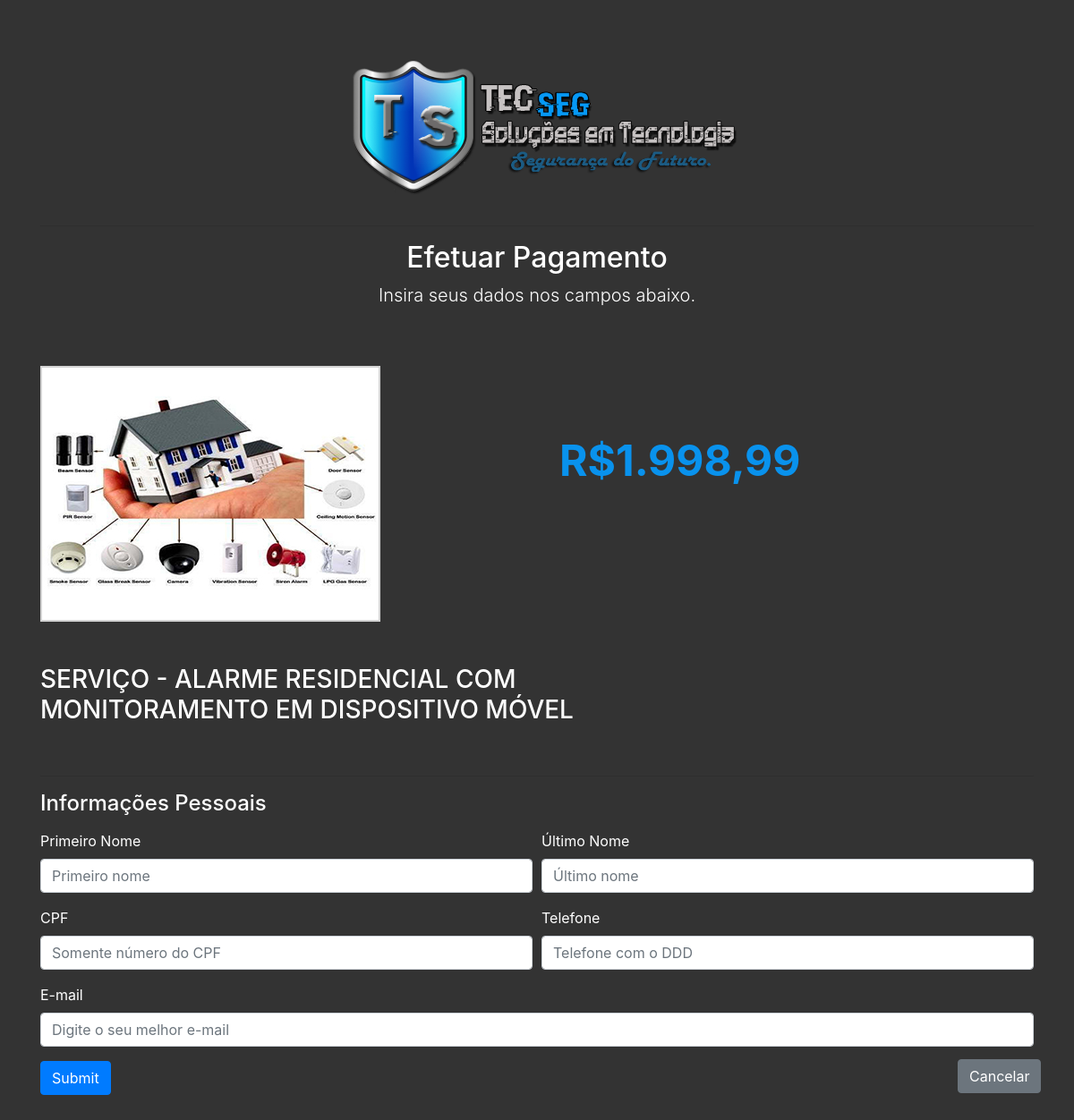
Page /checkout-form2.php?codigo=8 on the committed database.
### tables this page shows
CREATE TABLE IF NOT EXISTS `servico` (
  `codigo` int(11) NOT NULL AUTO_INCREMENT,
  `nome` varchar(90) DEFAULT NULL,
  `precodesc` varchar(10) DEFAULT NULL,
  `precovenda` double DEFAULT NULL,
  `info` text,
  `imagem` varchar(250) DEFAULT NULL,
  `imgprincipal` varchar(250) DEFAULT NULL,
  `imgpqn1` varchar(250) DEFAULT NULL,
  `imgpqn2` varchar(250) DEFAULT NULL,
  `imgpqn` varchar(250) DEFAULT NULL,
  `descricao` text,
  `nometec` varchar(200) DEFAULT NULL,
  PRIMARY KEY (`codigo`)
);

### checkout-form2.php (the view, shortened to what this page needs)
<?php
$codigo = filter_input(INPUT_GET, "codigo", FILTER_SANITIZE_NUMBER_INT);
include_once 'conexao2.php';
?>
<!DOCTYPE html>
<html lang="pt-br">
    <head>
        <link rel="stylesheet" href="https://cdn.jsdelivr.net/npm/bootstrap@4.6.0/dist/css/bootstrap.min.css">
    </head>
    <body>
        <?php
        $query_products = "SELECT codigo, nome, precovenda, nometec, imagem FROM servico WHERE codigo =:codigo LIMIT 1";
        $result_products = $conn->prepare($query_products);
        $result_products->bindParam(':codigo', $codigo, PDO::PARAM_INT);
        $result_products->execute();
        $row_product = $result_products->fetch(PDO::FETCH_ASSOC);
        extract($row_product);
        ?>
        <div class="container">
            <div class="py-5 text-center">
                <img class="d-block mx-auto mb-4" src="TECSEGN2.png" alt="" width="480" height="180">
                <hr>
                <h2>Efetuar Pagamento</h2>
                <p class="lead">Insira seus dados nos campos abaixo.</p>
            </div>
            <div class="row mb-5">
                <div class="col-md-8">
                    <?php
                  echo '<img src="./imagens_servico/'.$codigo.'/'.$row_product['imagem'].'" class="image12"/>';
                  ?>
                  <br><br><br>
                    <h3><?php echo $nometec; ?></h3>
                </div>
                <div class="col-md-4">
                    <div class="mb-1 text-muted"> <b><font size="7" color="#0992ed">R$<?php echo number_format($precovenda, 2, ",", "."); ?></b></div></font>
                </div>
            </div>
            <hr>
            <div class="row mb-5">
                <div class="col-md-12">
                    <h4 class="mb-3">Informações Pessoais</h4>
                    <form action="cadastracompra2.php?id_curso=<?php echo $row_product['codigo']; ?>" method="POST">
                        <div class="form-row">
                            <div class="form-group col-md-6">
                                <label for="first_name">Primeiro Nome</label>
                                <input type="text" name="nome" id="first_name" class="form-control" placeholder="Primeiro nome" autofocus required>
                            </div>
                            <div class="form-group col-md-6">
                                <label for="last_name">Último Nome</label>
                                <input type="text" name="sobnome" id="last_name" class="form-control" placeholder="Último nome" required>
                            </div>
                        </div>
                        <div class="form-row">
                            <div class="form-group col-md-6">
                                <label for="cpf">CPF</label>
                                <input type="text" name="cpf" id="cpf" class="form-control" placeholder="Somente número do CPF" oninput="maskCPF(this)" required>
                            </div>
                            <div class="form-group col-md-6">
                                <label for="phone">Telefone</label>
                                <input type="text" name="tel" id="phone" class="form-control" placeholder="Telefone com o DDD" oninput="maskPhone(this)" required>
                            </div>
                        </div>
                        <div class="form-group">
                            <label for="email">E-mail</label>
                            <input type="email" name="email" id="email" class="form-control" placeholder="Digite o seu melhor e-mail">
                        </div>
                        <input type="submit" name="envia" class="btn btn-primary">
                    </form>
                        <a href="detalhesservicolog.php?id_curso=<?php echo $row_product['codigo']; ?>">
                        <button class="btn btn-secondary">Cancelar</button>
                        </a>
                </div>
            </div>
        </div>
    </body>
</html>

### checkout-form2.php (style rules this page uses)
body { background-color: #333 !important; }
div { color: white }
button.btn-secondary { margin-left: 1025px; margin-top: -40px; position: absolute; }
.image12 { border: 2px solid lightgray }
.mb-1 { position: absolute; margin-top: 70px; margin-left: -180px; }

### rows in the picture
servico: imagem (picture), nometec "SERVIÇO - ALARME RESIDENCIAL COM MONITORAMENTO EM DISPOSITIVO MÓVEL", precovenda "1.998,99"
